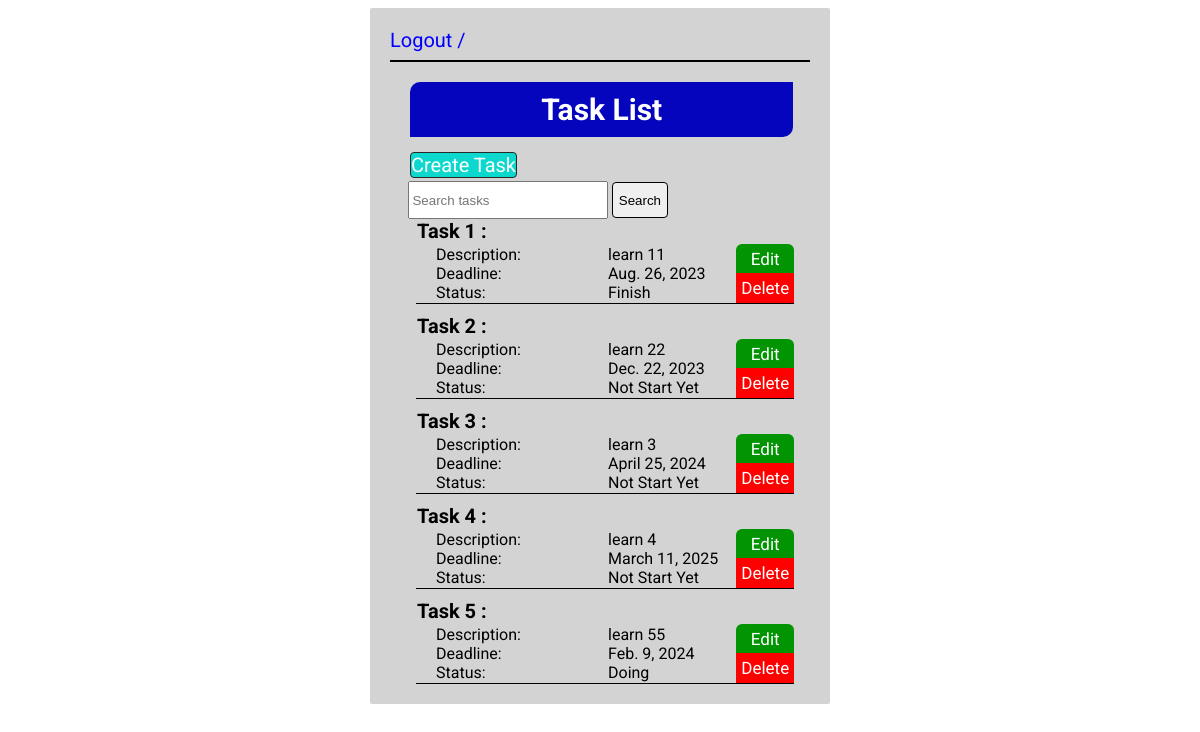
The page /home/tasks/ on the database its author committed.
### notetask/models.py (models this page shows, shortened)
class Task(models.Model):
    STATUS_CHOICES = [
        ('Not Start Yet', 'Not Start Yet'),
        ('Doing', 'Doing'),
        ('Finish', 'Finish'),
    ]
    title = models.CharField(max_length=100)
    description = models.TextField()
    deadline = models.DateField()
    status = models.CharField(max_length=20, choices=STATUS_CHOICES, default='Not Start Yet')

### notetask/views.py (the view, shortened to what this page needs)
# urls.py: path('tasks/', TaskListView.as_view(), name='task-list'),
class TaskListView(ListView):
    model = Task
    template_name = 'task_list.html'
    context_object_name = 'tasks'

### notetask/templates/task_list.html (shortened to what this page needs)
{% extends 'base.html' %}
    {% load static %}
{% block header %}
    <a href="{% url 'logout' %}" class="NoUnderLine">Logout  /</a>
    <hr>
{% endblock header %}
{% block body %}
    <h1 class="H1">Task List</h1>
    <div class="AddSearch">
        <div class="Add">
            <a href="{% url 'task-create' %}" class="CrTask">Create Task</a>
        </div>
        <div class="Search">
            <form method="get" action="{% url 'task-search' %}">
                <input type="text" name="q" placeholder="Search tasks" class="TextSearch">
                <button type="submit" class="BtnSearch">Search</button>
            </form>
        </div>
    </div><br>
    <table class="TableList">
        {% for task in tasks %}
            <tr><td colspan="3" class="pad"><strong>{{ task.title }} :</strong></td></tr>
            <tr>
                <td rowspan="2" class="col1">
                    Description: <br>
                    Deadline: <br>
                    Status: <br>
                </td>
                <td rowspan="2">
                    {{ task.description }} <br>
                    {{ task.deadline }} <br>
                    {{ task.status }} <br>
                </td>
                <td class="btn1">
                    <a href="{% url 'task-update' task.pk %}" class="BtnE">Edit</a>
                </td>
            </tr>
            <tr class="LineTask">
                <td><a href="{% url 'task-delete' task.pk %}" class="BtnD">Delete</a></td>
            </tr>
        {% endfor %}
    </table>
{% endblock body %}

### notetask/templates/base.html (shortened to what this page needs)
{% load static %}
<!DOCTYPE html>
<html>
<head>
    <link rel="stylesheet" type="text/css" href="{% static 'style.css' %}" />
</head>
<body>
    <div class="home">
        {% block header %}{% endblock header %}
        {% block body%}{% endblock body %}
    </div>
</body>
</html>

### notetask/static/style.css (style rules this page uses)
body, head, header { font-family: 'Roboto', sans-serif; }
.H1 { width: 91.3%; height: 45px; margin-top: 20px; margin-bottom: 15px; padding-top: 5px; padding-bottom: 5px; background-color: rgb(5, 5, 189); color: white; text-align: center; margin-left: 20px; margin-right: 20px; font-size: 30px; display: flex; flex-direction: column; justify-content: center; border-top-left-radius: 10px; border-bottom-right-radius: 10px; }
.NoUnderLine, .BtnE, .BtnD, .CrTask, .TextCancel { text-decoration: none; font-size: 20px; color: blue; }
.home { width: 35%; height: auto; padding: 20px 20px 20px 20px; margin: 0; background-color: lightgrey; position: absolute; left: 50% ; transform: translateX(-50%); border-radius: 2px; }
.AddSearch { width: 100%; display: flex; flex-wrap: wrap; margin: 0; height: 38px; }
.Add { flex: 30%; max-width: 25%; padding: 5px auto 5px auto; margin-left: 20px; background: rgb(13, 216, 206); border-radius: 4px; text-align: center; align-items: center; display: flex; flex-direction: column; justify-content: center; border: 1px solid rgb(41, 40, 40); }
.CrTask { color: white; font-size: 20px; }
.Search { flex: 70%; max-width: 65%; text-align: right; font-size: 17px; padding: 3px 25px 0 5px; height: 40px; }
.TextSearch { height: 32px; width: 70%; }
.BtnSearch { height: 36.3px; border: 1px solid black; border-radius: 4px; }
.TableList { border-collapse: collapse; width: 90%; margin-left: 26px; }
hr { border: 1px solid black; }
.LineTask, .btn1 { background-color: rgb(2, 148, 2); border-top-left-radius: 6px; border-top-right-radius: 6px; text-align: center; margin: 5px 2px 2px 2px; font-size: 10px; cursor: pointer; }
.pad { padding-top: 10px; font-size: 20px; }
.LineTask { border-bottom: 1px solid black; background-color: red; }
.BtnE, .BtnD { color: white; font-size: 17px; padding: 5px auto 5px auto; }
.col1 { width: 170px; padding-left: 20px; }

### rows shown on the page
Task: title "Task 1", description "learn 11", deadline "Aug. 26, 2023", status "Finish"
Task: title "Task 2", description "learn 22", deadline "Dec. 22, 2023", status "Not Start Yet"
Task: title "Task 3", description "learn 3", deadline "April 25, 2024", status "Not Start Yet"
Task: title "Task 4", description "learn 4", deadline "March 11, 2025", status "Not Start Yet"
Task: title "Task 5", description "learn 55", deadline "Feb. 9, 2024", status "Doing"
